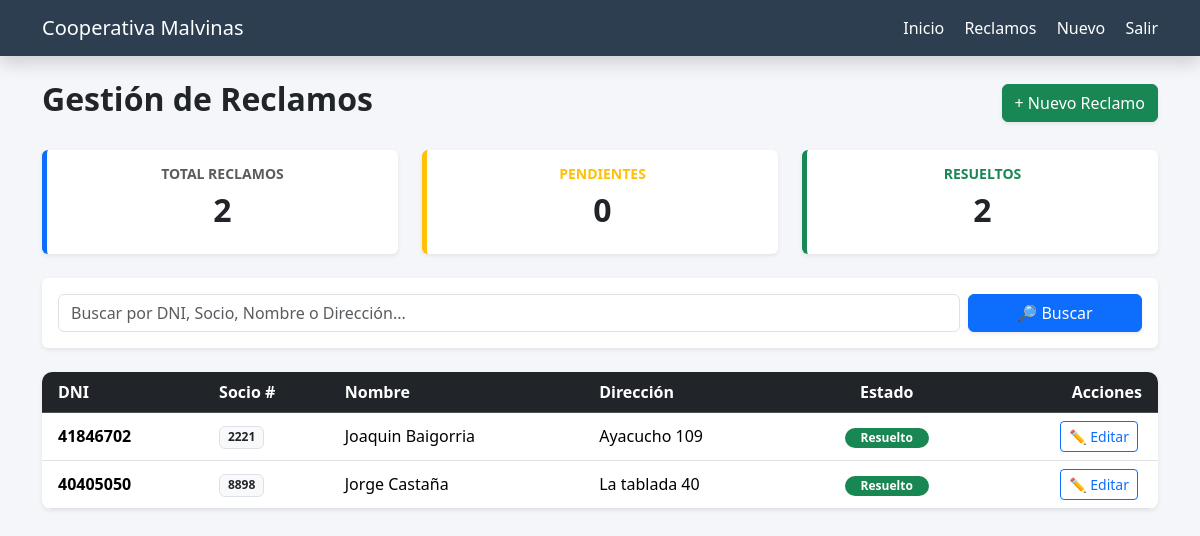
/reclamos (signed in), run on the app's committed database.
### tables this page shows
CREATE TABLE reclamos (
            id INTEGER PRIMARY KEY AUTOINCREMENT,
            dni TEXT NOT NULL,
            nro_socio TEXT NOT NULL,
            nombre TEXT NOT NULL,
            direccion TEXT NOT NULL,
            tipo TEXT NOT NULL,
            descripcion TEXT NOT NULL,
            estado TEXT DEFAULT 'Pendiente'
        );

### app.py (the view)
@app.route("/reclamos")
@login_required
def reclamos():
    busqueda = request.args.get("busqueda", "")
    conn = get_connection()
    cursor = conn.cursor()
    query = "SELECT * FROM reclamos WHERE 1=1"
    params = []
    if busqueda:
        query += " AND (dni LIKE ? OR nro_socio LIKE ? OR nombre LIKE ? OR direccion LIKE ?)"
        val = f"%{busqueda}%"
        params.extend([val, val, val, val])
    cursor.execute(query, params)
    reclamos_data = cursor.fetchall()
    total = cursor.execute("SELECT COUNT(*) FROM reclamos").fetchone()[0]
    pendientes = cursor.execute("SELECT COUNT(*) FROM reclamos WHERE estado='Pendiente'").fetchone()[0]
    resueltos = cursor.execute("SELECT COUNT(*) FROM reclamos WHERE estado='Resuelto'").fetchone()[0]
    conn.close()
    return render_template("ver_reclamos.html", reclamos=reclamos_data, total=total, pendientes=pendientes, resueltos=resueltos, busqueda=busqueda)

### app.py (called while the page is built)
def login_required(f):
    @wraps(f)
    def decorated_function(*args, **kwargs):
        if "user" not in session:
            return redirect(url_for("login"))
        return f(*args, **kwargs)
    return decorated_function

### database.py (called while the page is built)
def get_connection():
    conn = sqlite3.connect("reclamos.db")
    conn.row_factory = sqlite3.Row
    return conn

### templates/ver_reclamos.html (shortened to what this page needs)
{% extends "base.html" %}
{% block content %}
<div class="d-flex justify-content-between align-items-center mb-4">
    <h2 class="fw-bold text-dark">Gestión de Reclamos</h2>
    <a href="{{ url_for('nuevo_reclamo') }}" class="btn btn-success shadow-sm">+ Nuevo Reclamo</a>
</div>
<div class="row mb-4">
    <div class="col-md-4">
        <div class="card shadow-sm border-0 border-start border-primary border-5">
            <div class="card-body text-center">
                <h6 class="text-muted fw-bold small">TOTAL RECLAMOS</h6>
                <h2 class="fw-bold">{{ total }}</h2>
            </div>
        </div>
    </div>
    <div class="col-md-4">
        <div class="card shadow-sm border-0 border-start border-warning border-5">
            <div class="card-body text-center">
                <h6 class="text-warning fw-bold small">PENDIENTES</h6>
                <h2 class="fw-bold">{{ pendientes }}</h2>
            </div>
        </div>
    </div>
    <div class="col-md-4">
        <div class="card shadow-sm border-0 border-start border-success border-5">
            <div class="card-body text-center">
                <h6 class="text-success fw-bold small">RESUELTOS</h6>
                <h2 class="fw-bold">{{ resueltos }}</h2>
            </div>
        </div>
    </div>
</div>
<div class="card shadow-sm p-3 mb-4 bg-white border-0">
    <form method="GET" action="{{ url_for('reclamos') }}" class="row g-2">
        <div class="col-md-10">
            <input type="text" name="busqueda" class="form-control" placeholder="Buscar por DNI, Socio, Nombre o Dirección..." value="{{ busqueda }}">
        </div>
        <div class="col-md-2">
            <button class="btn btn-primary w-100 shadow-sm">🔎 Buscar</button>
        </div>
    </form>
</div>
<div class="table-responsive shadow-sm rounded-3">
    <table class="table table-hover align-middle mb-0 bg-white">
        <thead class="table-dark">
            <tr>
                <th class="ps-3">DNI</th>
                <th>Socio #</th>
                <th>Nombre</th>
                <th>Dirección</th>
                <th class="text-center">Estado</th>
                <th class="text-end pe-3">Acciones</th>
            </tr>
        </thead>
        <tbody>
            {% for r in reclamos %}
            <tr>
                <td class="ps-3 fw-bold">{{ r[1] }}</td>
                <td><span class="badge bg-light text-dark border">{{ r[2] }}</span></td>
                <td>{{ r[3] }}</td>
                <td>{{ r[4] }}</td>
                <td class="text-center">
                    {% if r[7] == "Pendiente" %}
                        <span class="badge rounded-pill bg-warning text-dark px-3">Pendiente</span>
                    {% else %}
                        <span class="badge rounded-pill bg-success px-3">Resuelto</span>
                    {% endif %}
                </td>
                <td class="text-end pe-3">
                    <a href="{{ url_for('editar_reclamo', id=r[0]) }}" class="btn btn-sm btn-outline-primary me-1">✏️ Editar</a>
                </td>
            </tr>
            {% endfor %}
        </tbody>
    </table>
</div>
{% endblock %}

### templates/base.html (shortened to what this page needs)
<!DOCTYPE html>
<html lang="es">
<head>
    <link href="https://cdn.jsdelivr.net/npm/bootstrap@5.3.2/dist/css/bootstrap.min.css" rel="stylesheet">
</head>
<body>
<nav class="navbar navbar-expand-lg navbar-custom shadow">
    <div class="container">
        <a class="navbar-brand" href="{{ url_for('index') }}">Cooperativa Malvinas</a>
        <div class="ms-auto">
            <a class="nav-link d-inline me-3" href="{{ url_for('index') }}">Inicio</a>
            <a class="nav-link d-inline me-3" href="{{ url_for('reclamos') }}">Reclamos</a>
            <a class="nav-link d-inline me-3" href="{{ url_for('nuevo_reclamo') }}">Nuevo</a>
            <a class="nav-link d-inline text-danger" href="{{ url_for('logout') }}">Salir</a>
        </div>
    </div>
</nav>
<div class="container mt-4">
    {% block content %}{% endblock %}
</div>
</body>
</html>

### templates/base.html (style rules this page uses)
body { background-color: #f4f6f9; font-family: 'Segoe UI', Tahoma, Geneva, Verdana, sans-serif; }
.navbar-custom { background-color: #2c3e50; }
.navbar-brand, .nav-link { color: white !important; }
table { background: white; border-radius: 10px; overflow: hidden; }
th { background-color: #2c3e50; color: white; }

### data on the page
reclamos: dni "41846702", nro_socio "2221", nombre "Joaquin Baigorria", direccion "Ayacucho 109", estado "Resuelto"
reclamos: dni "40405050", nro_socio "8898", nombre "Jorge Castaña", direccion "La tablada 40", estado "Resuelto"

### other printed values
{{ total }} "2"
{{ pendientes }} "0"
{{ resueltos }} "2"
